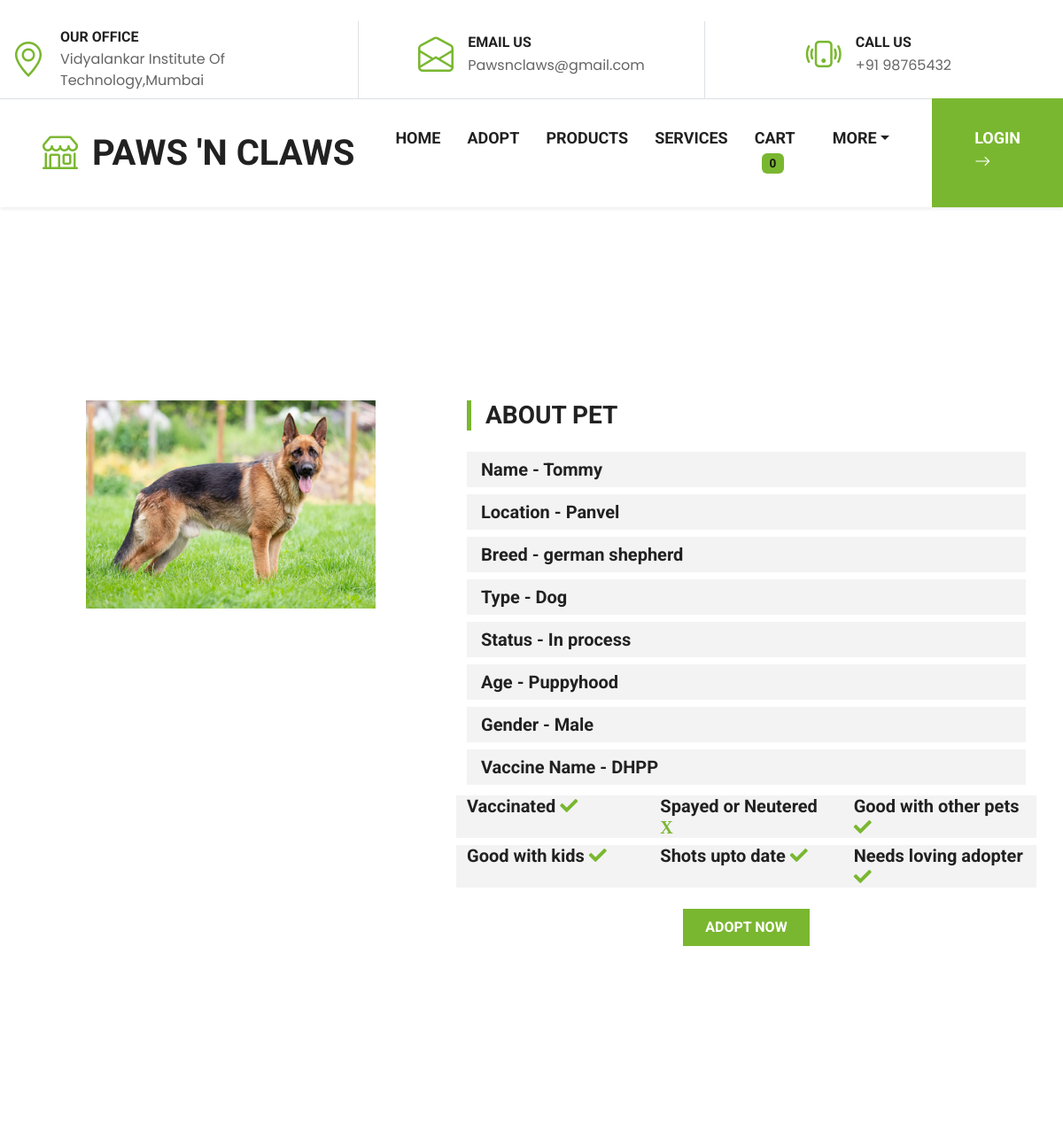
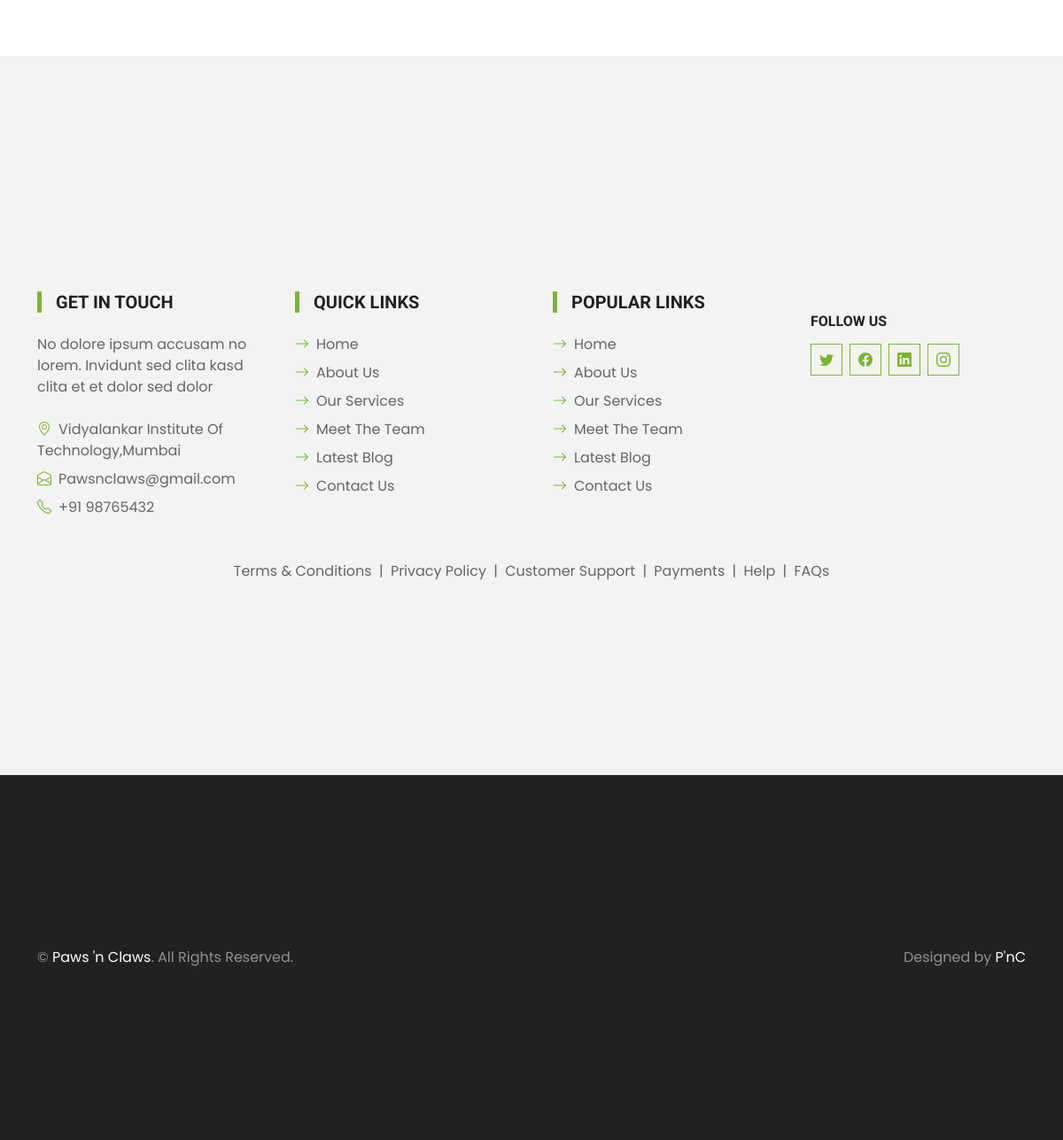
The app's page /adopt/1 with its own data (2 pictures, top to bottom).
### app/models.py (models this page shows, shortened)
class Adopt(models.Model):
    GENDER_CHOICES = (
        ('M' , 'Male'),
        ('F' , 'Female'),
    )
    yes_no_choices=(
        ('y','Yes'),
        ('n','No'),
    )
    age_choices = (
        ('p','Puppyhood'),
        ('a','Adolescence'),
        ('ad','Adulthood'),
        ('s','Senior'),
    )
    available_choices = (
        ('y','Yes'),
        ('in','Inprocess'),
        ('n','No'),
    )
    petCategory = models.ForeignKey(pet_Category,on_delete=models.CASCADE,null=True)
    Breed = models.ForeignKey(breed_Category, on_delete=models.CASCADE, null=True)
    name = models.CharField(max_length=100)
    image = models.ImageField(upload_to='ecomerce/adopt_img/',null=True,blank=True)
    gender = models.CharField(max_length=1, choices=GENDER_CHOICES)
    location = models.CharField(max_length=10000)
    age = models.CharField(max_length=2, choices=age_choices)
    vacinated = models.CharField(max_length=1, choices=yes_no_choices)
    vaccineinfo = models.CharField(max_length=100 , default='DHPP')
    neutered_or_spayed = models.CharField(max_length=1, choices=yes_no_choices)
    contact_info = models.IntegerField(default='987654321')
    good_with_dogs = models.CharField(max_length=1, choices=yes_no_choices,default='y')
    good_with_kids = models.CharField(max_length=1, choices=yes_no_choices)
    shots_upto_date = models.CharField(max_length=1, choices=yes_no_choices)
    needs_loving_adopter = models.CharField(max_length=1, choices=yes_no_choices,default='y')
    is_available = models.CharField(max_length=100 ,default='yes')

class breed_Category(models.Model):
    name = models.CharField(max_length=150)
    petCategory = models.ForeignKey(pet_Category,on_delete=models.CASCADE)
    def __str__(self):
        return self.name

class pet_Category(models.Model):
    name = models.CharField(max_length=150)
    def  __str__(self):
        return self.name

### pet_adoption/views.py (the view)
# urls.py: path('adopt/<str:id>',views.adopt_details,name='adopt_details'),
def adopt_details(request,id):
    adopt = Adopt.objects.get(id=id)
    context = {
        'adopt' : adopt,
    }
    return render(request,'adopt_details.html' , context)

### templates/adopt_details.html
{% extends 'master.html' %}
{% load crispy_forms_tags %}
{% block body %}
<div class="container py-5">
    <div class="row g-5">
        <div class="col-lg-5">
            <div class="mb-5">
                <img class="img-fluid w-75 rounded mb-5 mx-auto d-block" src="/{{adopt.image}}" alt="">
            </div>
        </div>
        <div class="col-lg-7">
            <div class="mb-5">
                <h3 class="text-uppercase border-start border-5 border-primary ps-3 mb-4">About Pet</h3>
                <div class="d-flex flex-column justify-content-start">
                    <div class="h5 bg-light py-2 px-3 mb-2">Name     - {{adopt.name}}</div>
                    <div class="h5 bg-light py-2 px-3 mb-2">Location - {{adopt.location}}</div>
                    <div class="h5 bg-light py-2 px-3 mb-2">Breed    - {{adopt.Breed}}</div>
                    <div class="h5 bg-light py-2 px-3 mb-2">Type     - {{adopt.petCategory}}</div>
                    <div class="h5 bg-light py-2 px-3 mb-2">Status   - {{adopt.is_available}}</div>
                    <div class="h5 bg-light py-2 px-3 mb-2">Age     -  {% if adopt.age == 'p' %} Puppyhood {% elif adopt.age == 'a' %} Adolescence {% elif adopt.age == 'ad' %} Adulthood {% else %} Senior {% endif %}</div>
                    <div class="h5 bg-light py-2 px-3 mb-2">Gender     - {% if adopt.gender == 'M' %} Male {% else %} Female {% endif %}</div>
                    <div class="h5 bg-light py-2 px-3 mb-2">Vaccine Name     - {{adopt.vaccineinfo}}</div>
                        <div class="row mt-1">
                            <div class="h5 bg-light col-lg-4">Vaccinated {% if adopt.vacinated == 'y' %}  <i class="fa fa-check" style="color:#7AB730"></i> {% else %} <i class="fa fa-close" style="color:#7AB730">X</i> {% endif %}</div>
                            <div class="h5 bg-light col-lg-4">Spayed or Neutered {% if adopt.neutered_or_spayed == 'y' %} <i class="fa fa-check" style="color:#7AB730"></i> {% else %} <i class="fa fa-close" style="color:#7AB730">X</i> {% endif %}</div>
                            <div class="h5 bg-light col-lg-4">Good with other pets {% if adopt.good_with_dogs == 'y' %} <i class="fa fa-check" style="color:#7AB730"></i> {% else %} <i class="fa fa-close" style="color:#7AB730">X</i> {% endif %}</div>
                            <div class="h5 bg-light col-lg-4">Good with kids {% if adopt.good_with_kids == 'y' %} <i class="fa fa-check" style="color:#7AB730"></i> {% else %} <i class="fa fa-close" style="color:#7AB730">X</i> {% endif %}</div>
                            <div class="h5 bg-light col-lg-4">Shots upto date {% if adopt.shots_upto_date == 'y' %} <i class="fa fa-check" style="color:#7AB730"></i> {% else %} <i class="fa fa-close" style="color:#7AB730">X</i> {% endif %}</div>
                            <div class="h5 bg-light col-lg-4">Needs loving adopter {% if adopt.needs_loving_adopter == 'y' %} <i class="fa fa-check" style="color:#7AB730"></i> {% else %} <i class="fa fa-close" style="color:#7AB730">X</i> {% endif %}</div>
                        </div>
                    <a href="{% url 'adoptform' %}" class="btn btn-primary text-uppercase py-2 px-4 my-3 w-30 mx-auto d-block">adopt now</i></a>
                </div>
            </div>
        </div>
    </div>
</div>
{% endblock %}

### static/css/style.login.css (style rules this page uses)
.container { max-width: 440px; padding: 0 20px; margin: 170px auto; }

### static/css/style.css (style rules this page uses)
:root { --primary: #7AB730; --secondary: #FFD33C; --light: #F3F3F3; --dark: #212121; }
.btn { font-family: 'Roboto', sans-serif; text-transform: uppercase; font-weight: 700; transition: .5s; }
.btn-primary { color: #FFFFFF; }

### records on screen
Adopt: image (picture), name "Tommy", location "Panvel", Breed "german shepherd", petCategory "Dog", is_available "In process", vaccineinfo "DHPP"

### other values on screen
{{ request.session.cart|length }} "0"
